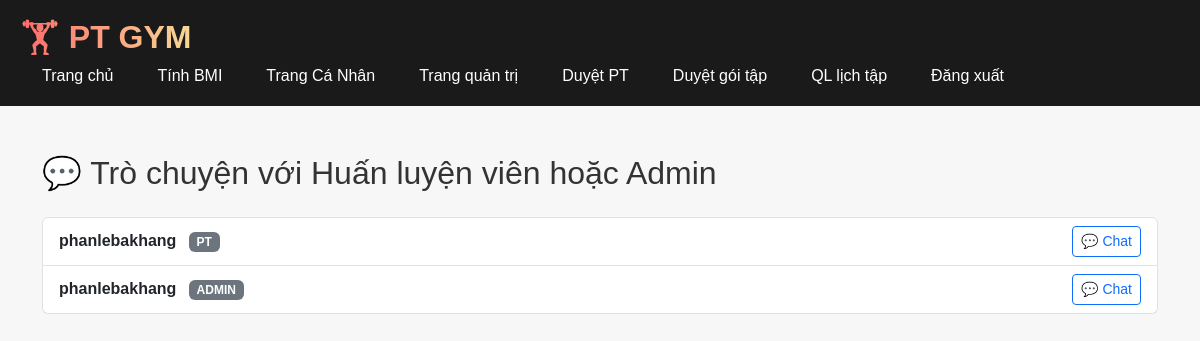
The app's page /chat/chat_with.php (signed in) with its own data.
### tables this page shows
CREATE TABLE `users` (
  `id` int(11) NOT NULL,
  `name` varchar(100) NOT NULL,
  `email` varchar(100) NOT NULL,
  `password` varchar(255) NOT NULL,
  `role` enum('admin','pt','member') DEFAULT 'member',
  `created_at` timestamp NOT NULL DEFAULT current_timestamp(),
  `verify_token` varchar(255) DEFAULT NULL,
  `verified` tinyint(1) DEFAULT 0,
  `is_verified` tinyint(1) DEFAULT 0,
  `last_payment_date` date DEFAULT NULL,
  `status` enum('active','expired','banned') DEFAULT 'active',
  `last_payment` date DEFAULT NULL
);

### chat/chat_with.php (the view, shortened to what this page needs)
<?php
require_once '../includes/config.php';
$sql = "SELECT id, name, role FROM users WHERE role IN ('admin', 'pt')";
$result = $conn->query($sql);
?>
<!DOCTYPE html>
<html lang="vi">
<head>
  <link href="https://cdn.jsdelivr.net/npm/bootstrap@5.3.0/dist/css/bootstrap.min.css" rel="stylesheet">
   <link rel="stylesheet" href="./css/chat.css" />
  <link rel="stylesheet" href="./assets/style.css">
</head>
<body>
<?php include '../header.php'; ?>
<div class="container my-5">
  <h2 class="mb-4">💬 Trò chuyện với Huấn luyện viên hoặc Admin</h2>
  <?php if ($result->num_rows > 0): ?>
    <ul class="list-group">
      <?php while ($u = $result->fetch_assoc()): ?>
        <li class="list-group-item d-flex justify-content-between align-items-center">
          <div>
            <strong><?= htmlspecialchars($u['name']) ?></strong>
            <span class="badge bg-secondary ms-2"><?= htmlspecialchars(strtoupper($u['role'])) ?></span>
          </div>
          <a href="chat.php?chat_with=<?= $u['id'] ?>" class="btn btn-sm btn-outline-primary">💬 Chat</a>
        </li>
      <?php endwhile; ?>
    </ul>
  <?php else: ?>
    <div class="alert alert-warning">Không có người dùng nào để chat.</div>
  <?php endif; ?>
</div>
</body>
</html>

### assets/style.css (style rules this page uses)
body { font-family: 'Poppins', sans-serif; margin:0; padding:0; background:#f5f5f5; color:#333; }
body { font-family: 'Poppins', sans-serif; margin: 0; padding: 0; background: #f7f7f7; }

### records on screen
users: name "phanlebakhang", role "PT"
users: name "phanlebakhang", role "ADMIN"
